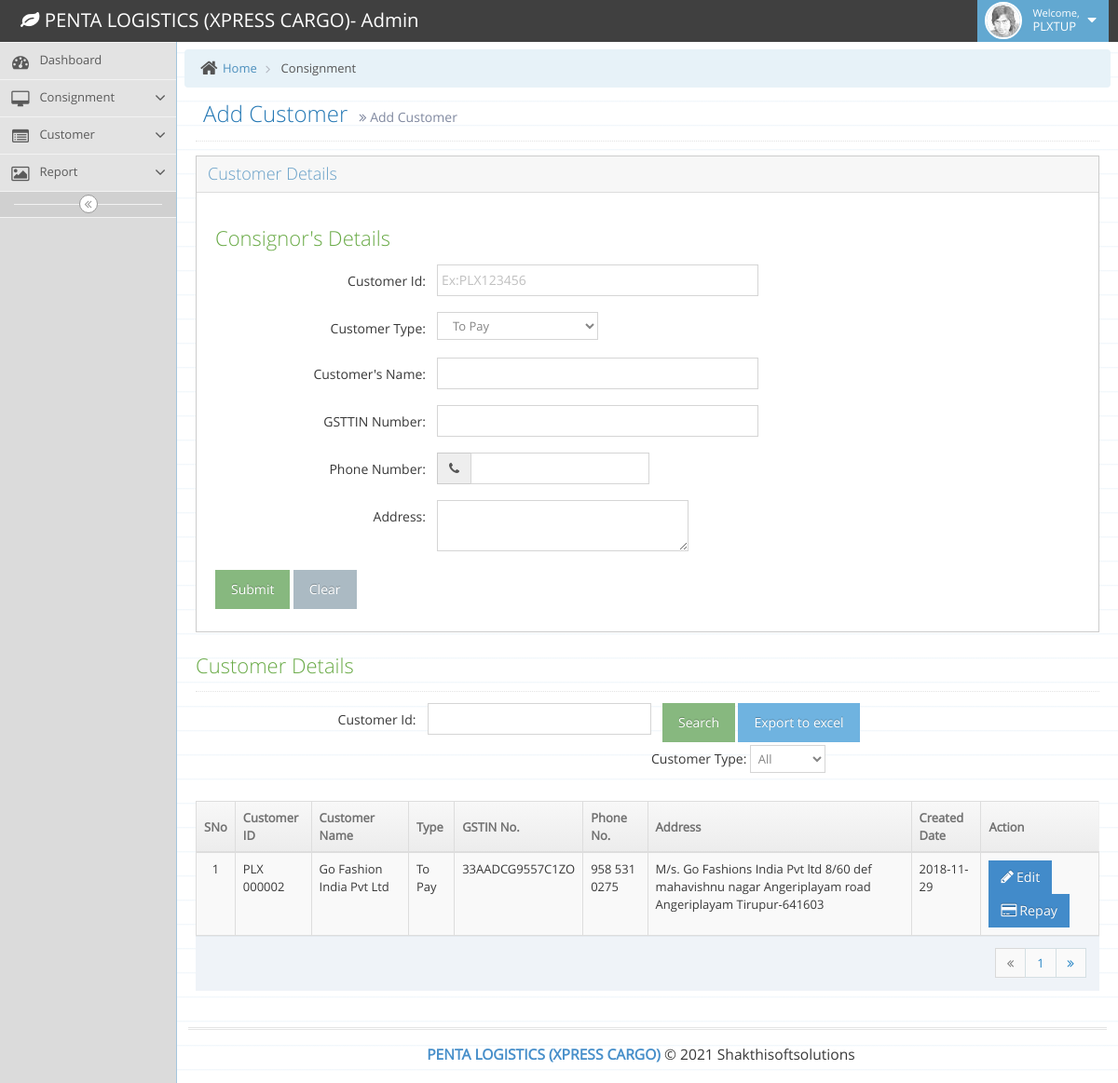
Before: /admin/add-customer.php?ty=add (signed in) with the older database file.
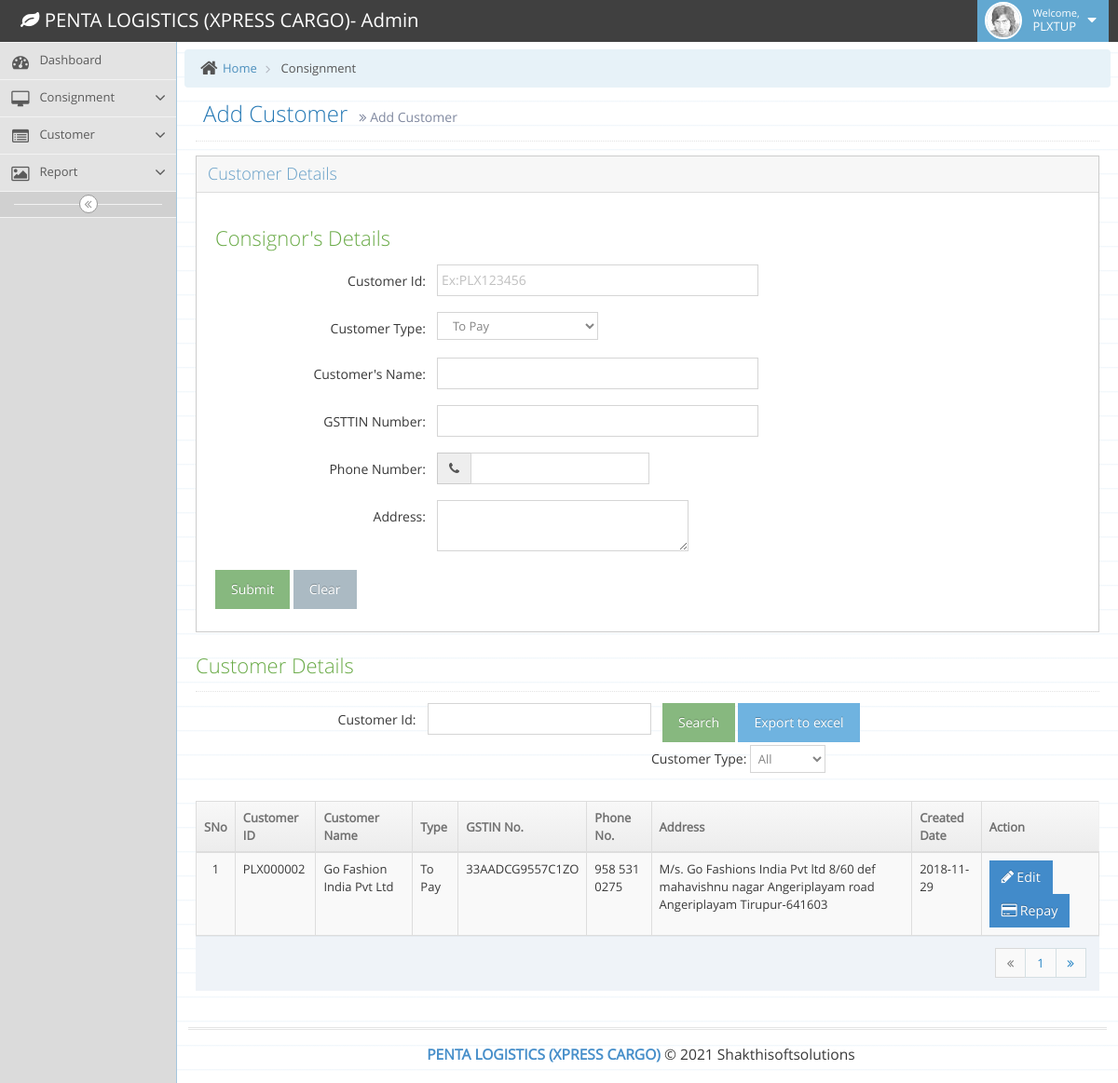
After: the same page with the newer database file.
### tables this page shows
CREATE TABLE `tbl_customer` (
  `cid` int(10) NOT NULL,
  `custID` varchar(100) NOT NULL,
  `consignor_name` varchar(100) NOT NULL,
  `Type` int(11) NOT NULL,
  `consignor_gst` varchar(50) NOT NULL,
  `consignor_phone` varchar(12) NOT NULL,
  `consignor_add` varchar(200) NOT NULL,
  `freight` varchar(100) NOT NULL,
  `boxrate` varchar(50) NOT NULL,
  `waych` varchar(100) NOT NULL,
  `insch` varchar(100) NOT NULL,
  `othch` varchar(100) NOT NULL,
  `odach` varchar(100) NOT NULL,
  `topaych` varchar(100) NOT NULL,
  `bala` varchar(100) NOT NULL,
  `cre_dt` date NOT NULL,
  `status` varchar(20) NOT NULL,
  `User_Access` varchar(10) NOT NULL DEFAULT 'Branch'
);

CREATE TABLE `pay_meth` (
  `b_id` int(11) NOT NULL,
  `bname` varchar(100) NOT NULL,
  `status` varchar(100) NOT NULL DEFAULT 'A',
  `User_Access` varchar(6) NOT NULL
);

### admin/add-customer.php (the view, shortened to what the changed rows need)
<?php
if ((isset($_SESSION)) && (isset($_SESSION['uid']))) {
	$user_type = $_SESSION['type'];
	if (isset($_GET['ty'])) {
		if ($_GET['ty'] == 'add') {
			$mobile = "";
			$title = "Add Customer";
		} elseif ($_GET['ty'] == 'edit') {
			$title = "Edit Customer";
			$Cust_ID = $_GET['editid'];
		} elseif ($_GET['ty'] == 'repay') {
			$title = "Customer Repayments";
		}
?>
		<!DOCTYPE html>
		<html lang="en">
		<head>
			<link rel="stylesheet" href="assets/css/bootstrap.min.css" />
			<link rel="stylesheet" href="assets/font-awesome/4.5.0/css/font-awesome.min.css" />
			<link rel="stylesheet" href="assets/css/ace.min.css" class="ace-main-stylesheet" id="main-ace-style" />
			<link rel="stylesheet" href="assets/css/ace-skins.min.css" />
			<link rel="stylesheet" href="assets/css/ace-rtl.min.css" />
			<link rel="stylesheet" href="assets/css/bootstrap-datetimepicker.min.css" />
		</head>
		<body class="skin-3">
			<div class="main-container ace-save-state" id="main-container">
					<?php
					include("sidebar.php");
					?>
				<div class="main-content">
					<div class="main-content-inner">
						<?php
						if ($_GET['ty'] == "add") {
						?> <div class="page-content">
								<div class="page-header">
									<h1>
										<?php echo $title; ?>
										<small>
											<i class="ace-icon fa fa-angle-double-right"></i>
											<?php echo $title; ?>
										</small>
									</h1>
								</div>
								<div class="row">
									<div class="col-xs-12">
										<?php
										$exportdt = "";
										$exportdt .= "<div class='row'>";
										$exportdt .= "<div class='col-xs-12'>";
										$exportdt .= "<table id='dynamic-table' class='table table-striped table-bordered table-hover'>";
										$exportdt .= "<thead>";
										$exportdt .= "<tr><th>SNo</th>
													<th>Customer ID</th>
													<th>Customer Name</th>
													<th>Type</th>
													<th>GSTIN No.</th>
													<th>Phone No.</th>
													<th>Address</th>
													<!-- <th>Kg Rate</th>
													<th>Box Rate</th>
													<th>Waybill Charges</th>
													<th>Insurance Charges</th>
													<th>Other Charges</th>
													<th>ODA Charges</th>
													<th>Topay Charges</th> -->
													<th>Created Date</th>
													<th class='hidden-480'>Action</th>
													</tr>
											</thead>
											<tbody>
											<tr>";
										$i = 0;
										if (!isset($_GET['page'])) {
											$page = 1;
										} else {
											$page = $_GET['page'];
										}
										$results_per_page = 15;
										if (isset($_POST['Cust_Type_Edit'])) {
											$Cust_Type = $_POST['Cust_Type_Edit'];
										} else {
											$msql = mysqli_query($dbConn, "Select * from tbl_customer where status='A' $mobile ");
											$page_first_result = ($page - 1) * $results_per_page;
											$msql = mysqli_query($dbConn, "Select * from tbl_customer where status='A' $mobile LIMIT " . $page_first_result . ',' . $results_per_page);
										}
										while ($row = mysqli_fetch_array($msql)) {
											$i = $i + 1;
											$exportdt .= "	<td class='center'>  $i</td>";
											$exportdt .= "<td>" . $row['custID'] . "</td>";
											$exportdt .= "<td>" . $row['consignor_name'] . "</td>";
											$Query = "SELECT * from pay_meth where status='A'AND b_id = " . $row['Type'];
											$msql1 = mysqli_query($dbConn, $Query);
											$row1 = mysqli_fetch_array($msql1);
											$exportdt .= "<td>" . $row1['bname']  . "</td>";
											$exportdt .= "<td>" . $row['consignor_gst'] . "</td>";
											$exportdt .= "<td>" . $row['consignor_phone'] . "</td>";
											$exportdt .= "<td>" . $row['consignor_add'] . "</td>";
											$exportdt .= "<td>" . $row['cre_dt'] . "</td>";
											if ($user_type == "Branch") {
												$exportdt .= "<td class='hidden-480'>
													 <a href='add-customer.php?ty=edit&editid=$row[0]'><span class='btn btn-sm btn-primary bigger-110'><i class='ace-icon fa fa-pencil bigger-110'></i>Edit</span></a>
													 <a href='add-customer.php?ty=repay&editid=$row[0]'><span class='btn btn-sm btn-primary bigger-110'><i class='ace-icon fa fa-credit-card bigger-110'></i>Repay</span></a>
													</td>
													</tr>";
											}
										}
										$exportdt .= '</tbody>
										</table>
									</div>
								</div>';
										?>
										<?php echo $exportdt; ?>
									</div>
								</div>
							</div>
						<?php
						}
						?>
					</div>
				</div>
			</div>
		</body>
<?php
	}
} ?>

Changed rows visible on the page:
changed tbl_customer "Go Fashion India Pvt Ltd": custID "PLX 000002" → "PLX000002"
